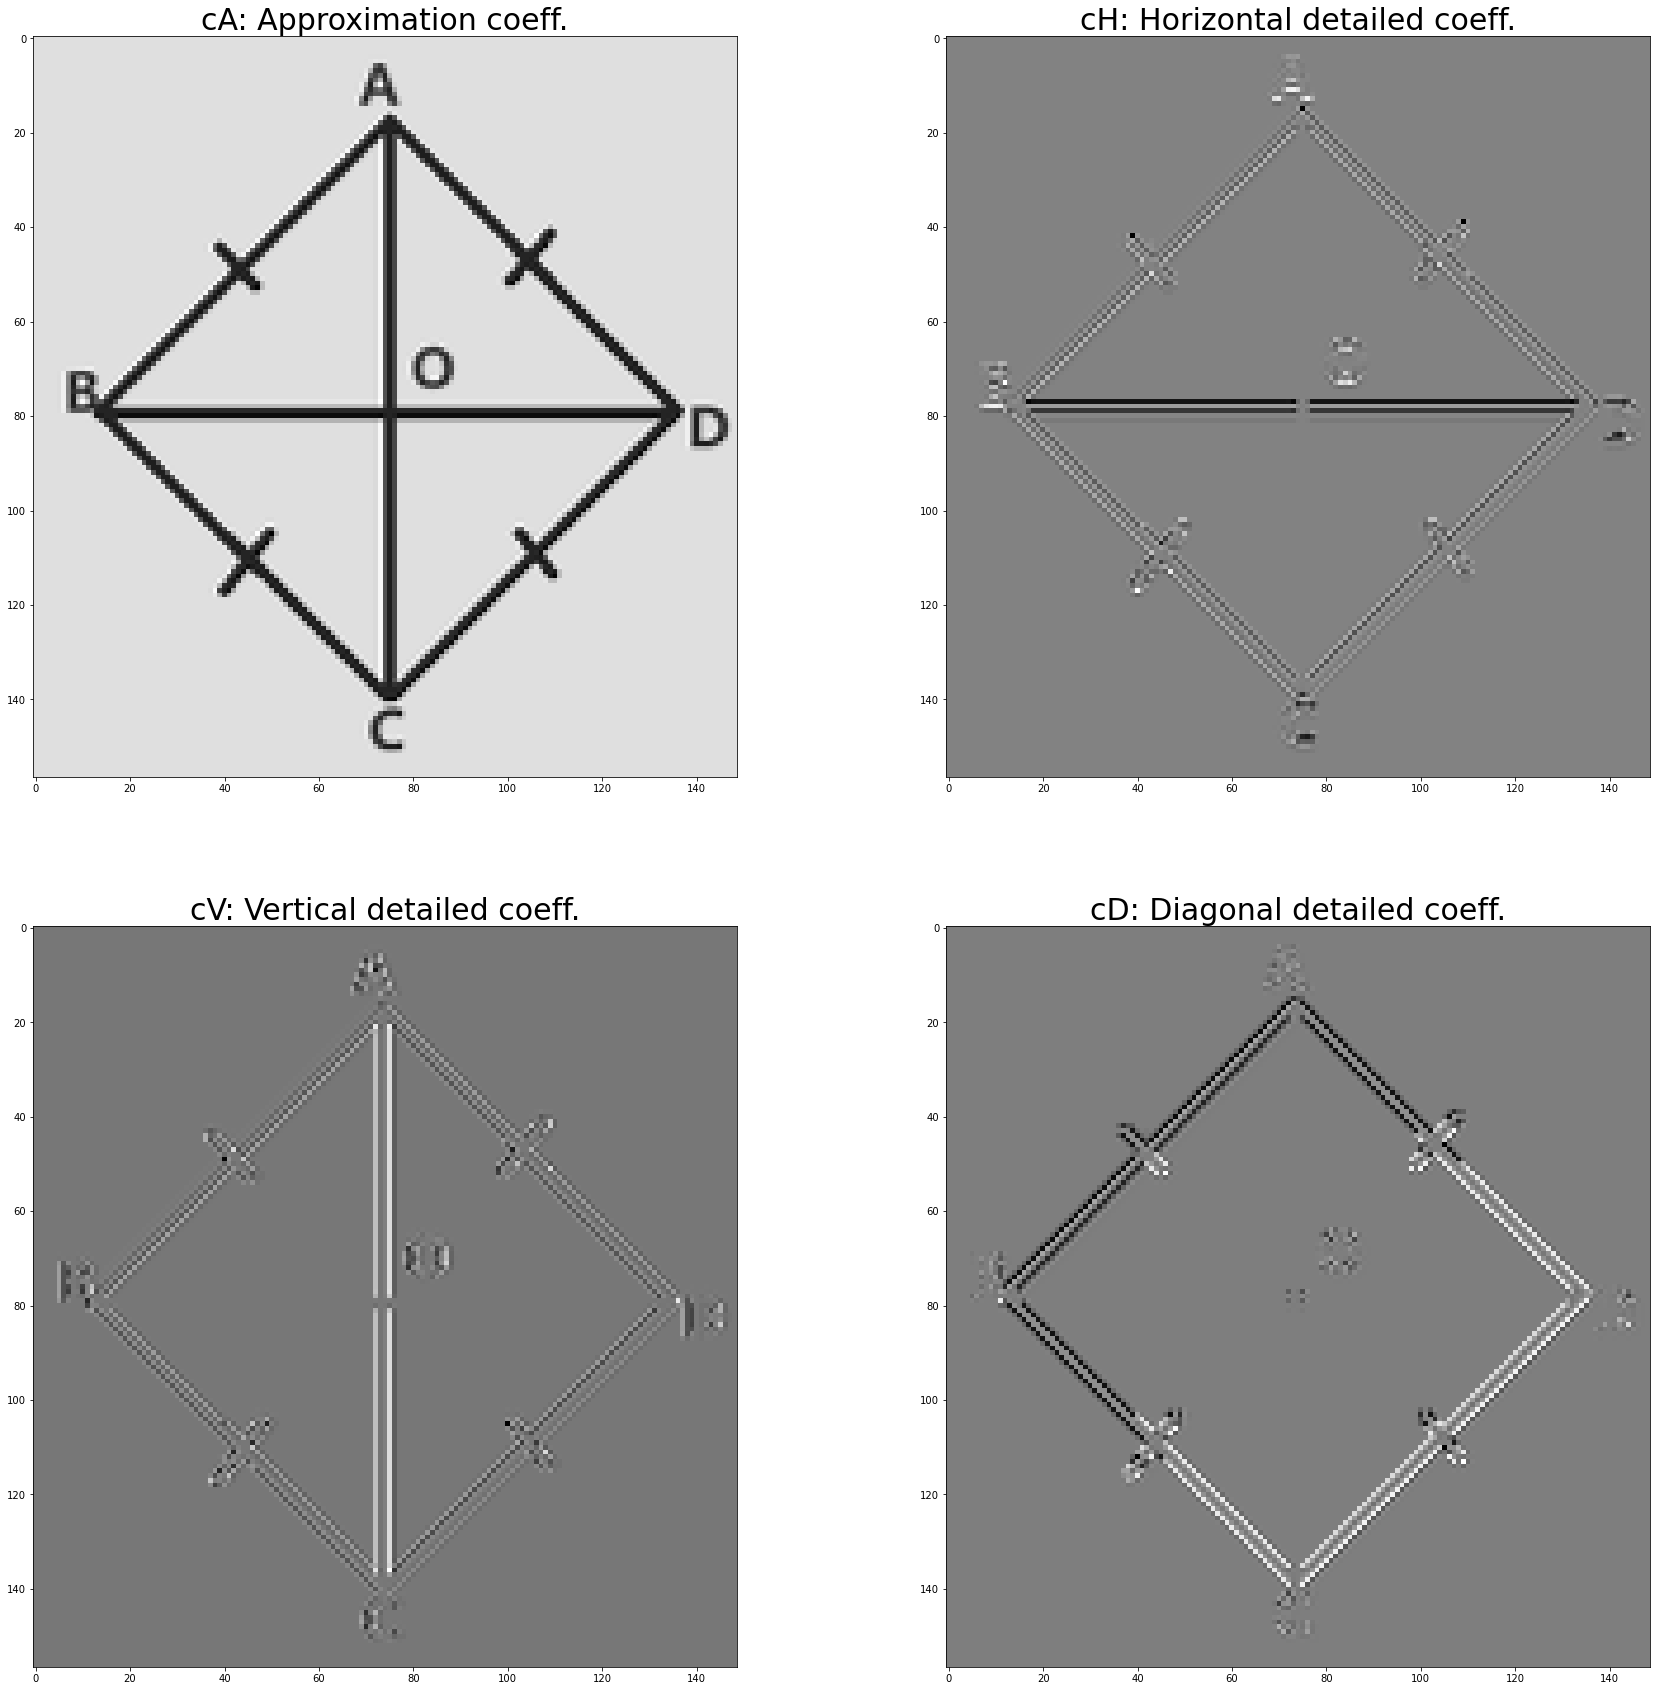

Write the Python code that produced this figure.
# -*- coding: utf-8 -*-
"""
Created on Mon Jan 29 01:53:49 2024

@author: divyanshi
"""

import numpy as np
import pywt
import matplotlib.image as mpimg
import matplotlib.pyplot as plt

# Load the image in grayscale
img = mpimg.imread('rhombus.png')[:,:,0]

coeffs2 = pywt.dwt2(img, 'db3', mode='symmetric')
cA, (cH, cV, cD)  = coeffs2
imgr = pywt.idwt2(coeffs2, 'db3', mode='symmetric')
imgr = np.uint8(imgr)

plt.figure(figsize=(30, 30))

plt.subplot(2, 2, 1)
plt.imshow(cA, cmap=plt.cm.gray)
plt.title('cA: Approximation coeff.', fontsize=30)

plt.subplot(2, 2, 2)
plt.imshow(cH, cmap=plt.cm.gray)
plt.title('cH: Horizontal detailed coeff.', fontsize=30)

plt.subplot(2, 2, 3)
plt.imshow(cV, cmap=plt.cm.gray)
plt.title('cV: Vertical detailed coeff.', fontsize=30)

plt.subplot(2, 2, 4)
plt.imshow(cD, cmap=plt.cm.gray)
plt.title('cD: Diagonal detailed coeff.', fontsize=30)

plt.show()

plt.imshow(imgr, cmap=plt.cm.gray)
plt.title('Reconstructed image', fontsize=30)

plt.show()
